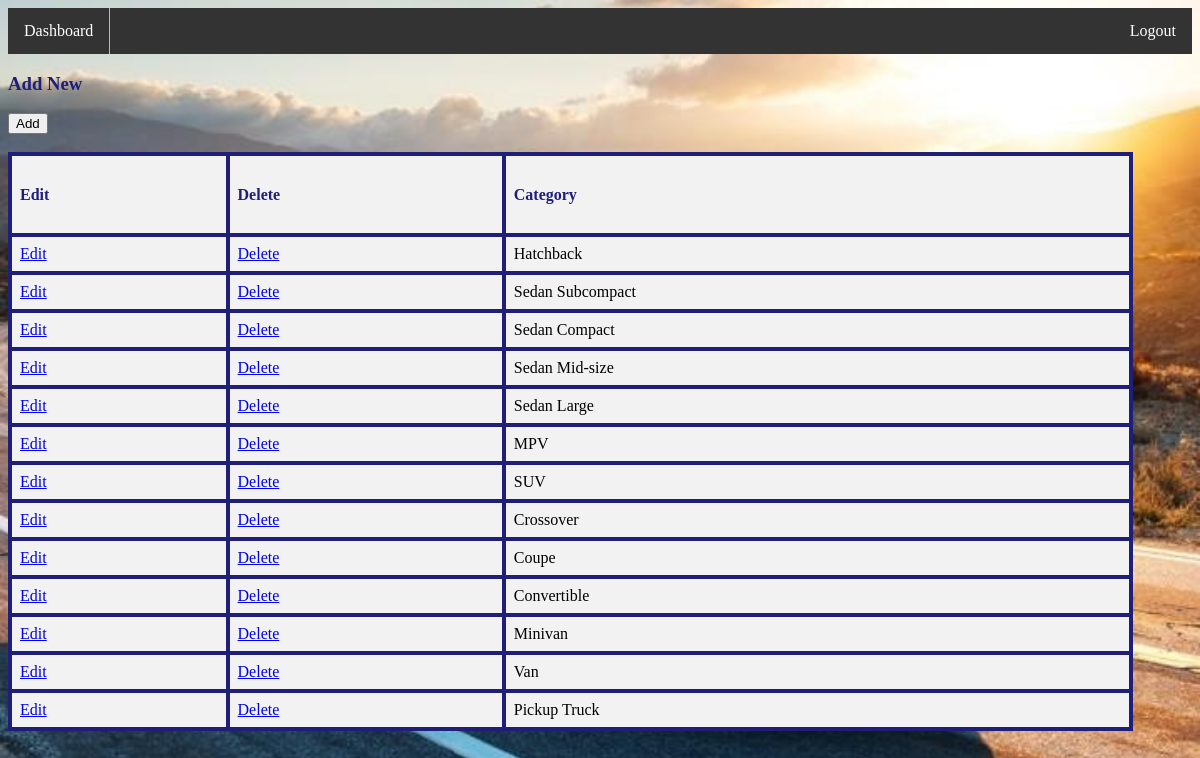
Screenshot of /CarCategories.php (signed in) with the database file from the repository.
### tables this page shows
CREATE TABLE `car_categories` (
  `id` tinyint(3) UNSIGNED NOT NULL,
  `category` char(20) NOT NULL COMMENT 'e.g. SUV, Sedan, Hatchback',
  `created_at` timestamp NOT NULL DEFAULT CURRENT_TIMESTAMP,
  `updated_at` timestamp NOT NULL DEFAULT '0000-00-00 00:00:00' ON UPDATE CURRENT_TIMESTAMP
);

### Database.php (called while the page is built, shortened)
<?php
class Database
{
    public $dblink = null;
    public function connect()
    {
        $this->dblink = mysqli_connect(
            'localhost', 'root', '', 'car_reservation_system'
        )
        or die('CAN NOT CONNECT');
    }
    public function multiFetch($sql)
    {
        $result = [];
        $counter = 0;
        if ($sql != null || $sql != '') {
            if ($res = mysqli_query($this->dblink, $sql)) {
                while ($obj = mysqli_fetch_object($res)) {
                    $result[$counter] = $obj;
                    $counter++;
                }
            } else {
                var_dump(mysqli_error($this->dblink));
            }
            return $result;
        }
    }
}

### CarCategories.php (the view, shortened to what this page needs)
<!DOCTYPE html>
<html>
    <head>
    </head>
    <body>
        <?php
        include_once 'Database.php';
        include_once 'AdminHeader.php';
        $q = "Select * from  car_categories;";
        $db = new Database();
        $data = $db->multiFetch($q);
        ?>
        <form>
<h3>Add New  </h3><input type="button" value="Add" onclick="window.location.href='AddCategory.php'" />
</form>
<?php
        if (!empty($data)) {
            $row_cnt = count($data);
            if ($row_cnt == 0) {
                echo '<br>';
                echo '<p>sorry no data found</p>';
            } else {
                $table = '<table class="CSSTableGenerator" width="95%">' .
                        '<tr bgcolor="#f2f2f2">
                      <td><h4>Edit</h4></td>
                      <td><h4>Delete</h4></td>
                     <td><h4>Category</h4></td>';
                $bg = '#f2f2f2';
                for ($i = 0; $i < $row_cnt; $i++) {
                    $bg = ($bg == '#f2f2f2' ? '#f2f2f2' : '#f2f2f2');
                    $table .= '<tr bgcolor="' . $bg . '">
                        <td><a href="EditCategory.php?id=' .  $data[$i]->id . '">Edit</a></td>
                            <td><a href="DeleteCategory.php?id=' .  $data[$i]->id . '">Delete</a></td>
                          <td>' . $data[$i]->category. '</td>';
                }
                $table .= '</table>';
                echo $table;
            }
        }
        else {
            echo '<p class="error"> Oh dear. There was an error</p>';
        }
        ?>
    </body>
</html>

### AdminHeader.php (shortened to what this page needs)
</head>
<link rel="stylesheet" type="text/css" href="css/cars.css">
<body>
    <div class="layer">
    <ul >
        <li><a  href="AdminHome.php"> Dashboard</a></li>
  <li style="float:right"><a href="#"> Logout</a></li>
</ul>
</div>
</body>
</html>

### css/cars.css (style rules this page uses)
body { background-image: url(../images/back.jpg); background-repeat: no-repeat; background-size: 100%; }
ul { list-style-type: none; margin: 0; padding: 0; overflow: hidden; background-color: #333; }
ul { position: -webkit-sticky; position: sticky; top: 0; }
li { float: left; border-right:1px solid #bbb; }
li:last-child { border-right: none; }
li a { display: block; color: white; text-align: center; padding: 14px 16px; text-decoration: none; }
h3 { color: #1f1f7a; }
h4 { color: #1f1f7a; font-size: 16px; }
h4 { font-size: 16px; }

### CarCategories.php (style rules this page uses)
table,th,td { border: 4px solid #1f1f7a; border-collapse: collapse; padding: 8px; border-spacing: 10px; }

### rows the page displays
car_categories: category "Hatchback"
car_categories: category "Sedan Subcompact"
car_categories: category "Sedan Compact"
car_categories: category "Sedan Mid-size"
car_categories: category "Sedan Large"
car_categories: category "MPV"
car_categories: category "SUV"
car_categories: category "Crossover"
car_categories: category "Coupe"
car_categories: category "Convertible"
car_categories: category "Minivan"
car_categories: category "Van"
car_categories: category "Pickup Truck"
